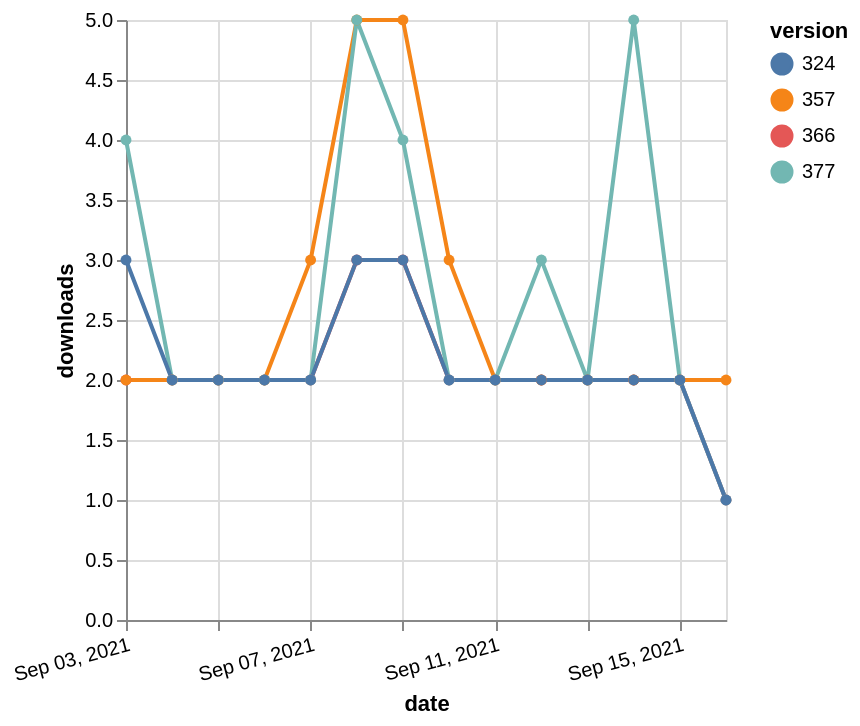

Write a Vega-Lite specification for this figure.
### Vega-Lite specification from a JSON file in a GitHub repository (floating-point values rounded to 4 significant figures)
{"$schema": "https://vega.github.io/schema/vega-lite/v5.json", "description": "A simple bar chart with embedded data.", "data": {"values": [{"date": "2021-09-03", "total": 2384, "delta": 2, "version": "366"}, {"date": "2021-09-04", "total": 2386, "delta": 2, "version": "366"}, {"date": "2021-09-05", "total": 2388, "delta": 2, "version": "366"}, {"date": "2021-09-06", "total": 2390, "delta": 2, "version": "366"}, {"date": "2021-09-07", "total": 2392, "delta": 2, "version": "366"}, {"date": "2021-09-08", "total": 2395, "delta": 3, "version": "366"}, {"date": "2021-09-09", "total": 2398, "delta": 3, "version": "366"}, {"date": "2021-09-10", "total": 2400, "delta": 2, "version": "366"}, {"date": "2021-09-11", "total": 2402, "delta": 2, "version": "366"}, {"date": "2021-09-12", "total": 2404, "delta": 2, "version": "366"}, {"date": "2021-09-13", "total": 2406, "delta": 2, "version": "366"}, {"date": "2021-09-14", "total": 2408, "delta": 2, "version": "366"}, {"date": "2021-09-15", "total": 2410, "delta": 2, "version": "366"}, {"date": "2021-09-16", "total": 2411, "delta": 1, "version": "366"}, {"date": "2021-09-03", "total": 3004, "delta": 2, "version": "357"}, {"date": "2021-09-04", "total": 3006, "delta": 2, "version": "357"}, {"date": "2021-09-05", "total": 3008, "delta": 2, "version": "357"}, {"date": "2021-09-06", "total": 3010, "delta": 2, "version": "357"}, {"date": "2021-09-07", "total": 3013, "delta": 3, "version": "357"}, {"date": "2021-09-08", "total": 3018, "delta": 5, "version": "357"}, {"date": "2021-09-09", "total": 3023, "delta": 5, "version": "357"}, {"date": "2021-09-10", "total": 3026, "delta": 3, "version": "357"}, {"date": "2021-09-11", "total": 3028, "delta": 2, "version": "357"}, {"date": "2021-09-12", "total": 3030, "delta": 2, "version": "357"}, {"date": "2021-09-13", "total": 3032, "delta": 2, "version": "357"}, {"date": "2021-09-14", "total": 3034, "delta": 2, "version": "357"}, {"date": "2021-09-15", "total": 3036, "delta": 2, "version": "357"}, {"date": "2021-09-16", "total": 3038, "delta": 2, "version": "357"}, {"date": "2021-09-03", "total": 2162, "delta": 4, "version": "377"}, {"date": "2021-09-04", "total": 2164, "delta": 2, "version": "377"}, {"date": "2021-09-05", "total": 2166, "delta": 2, "version": "377"}, {"date": "2021-09-06", "total": 2168, "delta": 2, "version": "377"}, {"date": "2021-09-07", "total": 2170, "delta": 2, "version": "377"}, {"date": "2021-09-08", "total": 2175, "delta": 5, "version": "377"}, {"date": "2021-09-09", "total": 2179, "delta": 4, "version": "377"}, {"date": "2021-09-10", "total": 2181, "delta": 2, "version": "377"}, {"date": "2021-09-11", "total": 2183, "delta": 2, "version": "377"}, {"date": "2021-09-12", "total": 2186, "delta": 3, "version": "377"}, {"date": "2021-09-13", "total": 2188, "delta": 2, "version": "377"}, {"date": "2021-09-14", "total": 2193, "delta": 5, "version": "377"}, {"date": "2021-09-15", "total": 2195, "delta": 2, "version": "377"}, {"date": "2021-09-16", "total": 2196, "delta": 1, "version": "377"}, {"date": "2021-09-03", "total": 2594, "delta": 3, "version": "324"}, {"date": "2021-09-04", "total": 2596, "delta": 2, "version": "324"}, {"date": "2021-09-05", "total": 2598, "delta": 2, "version": "324"}, {"date": "2021-09-06", "total": 2600, "delta": 2, "version": "324"}, {"date": "2021-09-07", "total": 2602, "delta": 2, "version": "324"}, {"date": "2021-09-08", "total": 2605, "delta": 3, "version": "324"}, {"date": "2021-09-09", "total": 2608, "delta": 3, "version": "324"}, {"date": "2021-09-10", "total": 2610, "delta": 2, "version": "324"}, {"date": "2021-09-11", "total": 2612, "delta": 2, "version": "324"}, {"date": "2021-09-12", "total": 2614, "delta": 2, "version": "324"}, {"date": "2021-09-13", "total": 2616, "delta": 2, "version": "324"}, {"date": "2021-09-14", "total": 2618, "delta": 2, "version": "324"}, {"date": "2021-09-15", "total": 2620, "delta": 2, "version": "324"}, {"date": "2021-09-16", "total": 2621, "delta": 1, "version": "324"}]}, "width": "container", "mark": {"type": "line", "point": {"filled": true}}, "encoding": {"x": {"field": "date", "type": "temporal", "timeUnit": "yearmonthdate", "title": "date", "axis": {"labelAngle": -15}}, "y": {"field": "delta", "type": "quantitative", "title": "downloads"}, "color": {"field": "version", "type": "nominal"}, "tooltip": {"field": "delta"}}}
